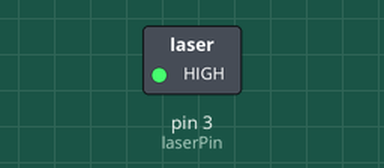
Recording of a sketch running on a simulated Arduino Uno, built with avr-gcc and run on an emulated ATmega328P. Shown: switched loads named in the sketch (green lamp = pin HIGH). What the sketch prints to the serial monitor is not drawn.

Above: at 0.7 s.
At 42.5 s:
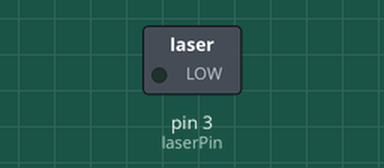
Timing chart, 0 to 46.8 s (numbered marks = the images above):
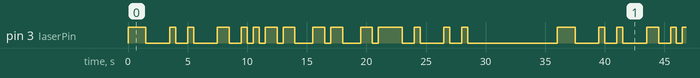

Measured:
- by itself, pin 3 (laserPin): moves between LOW and HIGH, repeating every 36.0 s
- by itself, everything shown: repeats every 36.0 s, in 30 steps

The sketch:

transmitter.ino
```cpp
const int laserPin = 3;
String message = "Hello! ";
int bitDelay = 500;

void setup() {
  pinMode(laserPin, OUTPUT);
  Serial.begin(9600);
  Serial.println("Transmitter ready.");
}

void loop() {
  digitalWrite(laserPin, HIGH);
  delay(bitDelay * 3);
  digitalWrite(laserPin, LOW);
  delay(bitDelay * 3);
  Serial.println("Start Signal Sent. Sending message...");
  for (int i = 0; i < message.length(); i++) {
    char characterToSend = message[i];
    Serial.print("Sending: ");
    Serial.print(characterToSend);
    Serial.print(" -> ");
    for (int j = 7; j >= 0; j--) {
      if (bitRead(characterToSend, j) == 1) {
        digitalWrite(laserPin, HIGH);
        Serial.print("1");
      } else {
        digitalWrite(laserPin, LOW);
        Serial.print("0");
      }
      delay(bitDelay);
    }
    Serial.println();
  }

  digitalWrite(laserPin, LOW);
  delay(5000);
}
```
